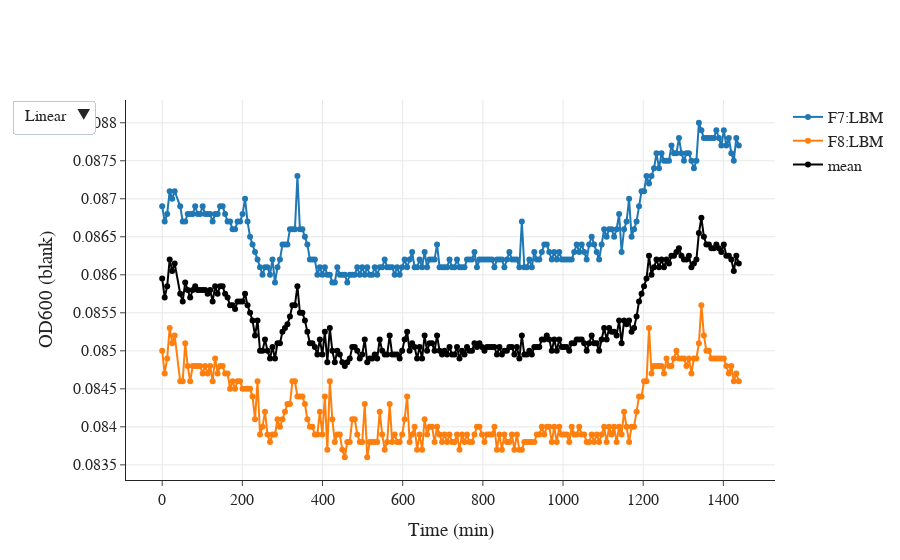

Here is the notebook cell this chart was saved with:
### Code cell
fig = go.Figure()
fig.add_trace(go.Scatter(
    x=xdata,
    y=ydata1,
    mode='lines+markers', # Style name/legend entry with html tags
    name='F7:LBM'# override default to connect the gaps
))

fig.add_trace(go.Scatter(
    x=xdata,
    y=ydata2,
    mode='lines+markers', # Style name/legend entry with html tags
    name='F8:LBM'# override default to connect the gaps
))

fig.add_trace(go.Scatter(
    x=xdata,
    y=ymean,
    mode='lines+markers', # Style name/legend entry with html tags
    line=dict(color='black'),
    name='mean'# override default to connect the gaps
))

fig.update_layout(template='simple_white',\
                  xaxis_title='Time (min)',\
                  yaxis_title='OD600 (blank)',\
                  updatemenus=[dict(\
                       buttons=[\
                                dict(label="Linear",  method="relayout", args=[{"yaxis.type": "linear"}]),\
                                dict(label="Log", method="relayout", args=[{"yaxis.type": "log"}]),\
                               ])])


#fig.add_vrect(x0=100, x1=xdata[-1], line_width=0, fillcolor="black", opacity=0.05)

#fig.add_annotation(x=470, y=0.0885,
#            text='average blank OD = '+str(ymean)[:6])

fig.update_xaxes(showgrid=True)
fig.update_yaxes(showgrid=True)
fig.layout.font.family = 'Arial'; fig.layout.font.size = 16

fig.show()
#fig.write_html("../data_240128/02_blank_ts.html")

### Figure 1 — Plotly figure (JSON) as saved in the notebook; plotly's stock layout.template omitted (floating-point values rounded to 4 significant figures; data arrays with more than 128 entries replaced by an {"elided": "..."} marker saying what was removed)
{"data": [{"mode": "lines+markers", "name": "F7:LBM", "type": "scatter", "x": {"elided": "231 float values"}, "y": {"elided": "231 float values"}}, {"mode": "lines+markers", "name": "F8:LBM", "type": "scatter", "x": {"elided": "231 float values"}, "y": {"elided": "231 float values"}}, {"line": {"color": "black"}, "mode": "lines+markers", "name": "mean", "type": "scatter", "x": {"elided": "231 float values"}, "y": {"elided": "231 float values"}}], "layout": {"font": {"family": "Arial", "size": 16}, "updatemenus": [{"buttons": [{"args": [{"yaxis.type": "linear"}], "label": "Linear", "method": "relayout"}, {"args": [{"yaxis.type": "log"}], "label": "Log", "method": "relayout"}]}], "xaxis": {"showgrid": true, "title": {"text": "Time (min)"}}, "yaxis": {"showgrid": true, "title": {"text": "OD600 (blank)"}}}}
